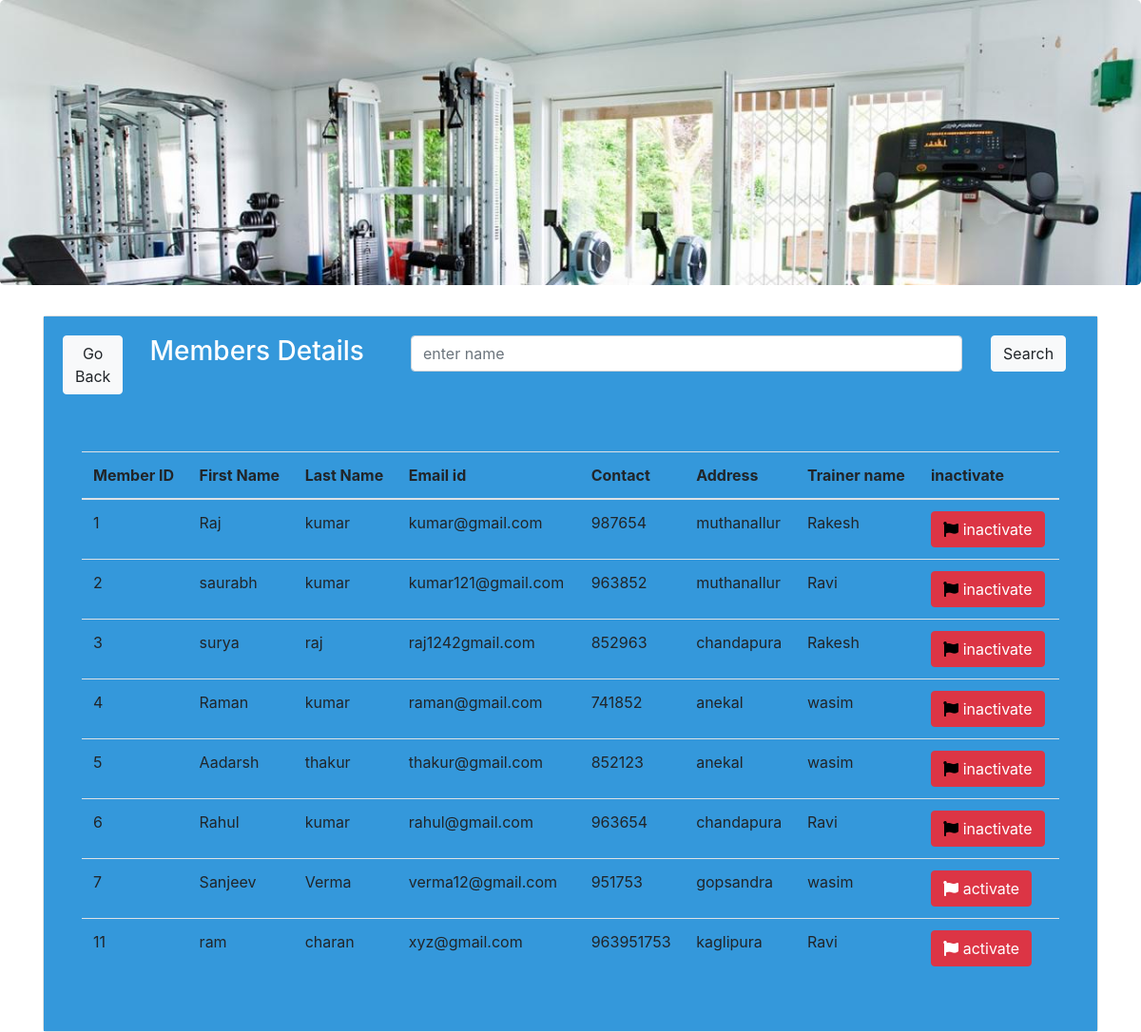
The app's page /user_details.php with its own data.
### tables this page shows
CREATE TABLE `users` (
  `member_id` int(11) NOT NULL,
  `fname` varchar(40) NOT NULL,
  `lname` varchar(40) NOT NULL,
  `email` varchar(40) NOT NULL,
  `contact` varchar(40) NOT NULL,
  `trainer_id` varchar(60) NOT NULL,
  `address` varchar(40) NOT NULL,
  `status` enum('active','inactive') NOT NULL
);

CREATE TABLE `trainer` (
  `trainer_id` int(20) NOT NULL,
  `Name` varchar(40) NOT NULL,
  `phone` int(100) NOT NULL,
  `status` enum('active','inactive') NOT NULL
);

### func.php (the view, shortened to what this page needs)
<?php
    include 'includes/dbh.inc.php';
 function get_user_details(){
    global $conn;
    $query="select u.member_id,u.address,u.contact,u.email,u.fname,u.lname,u.trainer_id,u.status, t.trainer_id,t.name,t.phone from users u,trainer t where u.trainer_id=t.trainer_id order by u.status,member_id";
    $result=mysqli_query($conn,$query);
    while ($row=mysqli_fetch_array($result)){
        $mem=$row['member_id'];
         $fname=$row ['fname'];
    $lname=$row['lname'];
    $email=$row['email'];
    $contact=$row['contact'];
    $tname=$row['name'];
        $add=$row['address'];
        $status=$row['status'];
      echo "<tr>
      <td>$mem</td>
          <td>$fname</td>
        <td>$lname</td>
            <td>$email</td>
            <td>$contact</td>
            <td>$add</td>
          <td>$tname</td>"; if($status=='active'){echo"
          <td><a href='del.php?uid=$mem&status=$status' role='button' class='btn btn-danger'><i class='fa fa-flag' style='color:black;'></i> inactivate</a></td>
        </tr>";}
        else{echo"
          <td><a href='del.php?uid=$mem&status=$status' role='button' class='btn btn-danger'><i class='fa fa-flag'></i> activate</a></td>
        </tr>"; }
    }
}
?>

### records on screen
users: member_id "1", fname "Raj", lname "kumar", email "kumar@gmail.com", contact "987654", address "muthanallur", trainer.Name "Rakesh"
users: member_id "2", fname "saurabh", lname "kumar", email "kumar121@gmail.com", contact "963852", address "muthanallur", trainer.Name "Ravi"
users: member_id "3", fname "surya", lname "raj", email "raj1242gmail.com", contact "852963", address "chandapura", trainer.Name "Rakesh"
users: member_id "4", fname "Raman", lname "kumar", email "raman@gmail.com", contact "741852", address "anekal", trainer.Name "wasim"
users: member_id "5", fname "Aadarsh", lname "thakur", email "thakur@gmail.com", contact "852123", address "anekal", trainer.Name "wasim"
users: member_id "6", fname "Rahul", lname "kumar", email "rahul@gmail.com", contact "963654", address "chandapura", trainer.Name "Ravi"
users: member_id "7", fname "Sanjeev", lname "Verma", email "verma12@gmail.com", contact "951753", address "gopsandra", trainer.Name "wasim"
users: member_id "11", fname "ram", lname "charan", email "xyz@gmail.com", contact "963951753", address "kaglipura", trainer.Name "Ravi"
